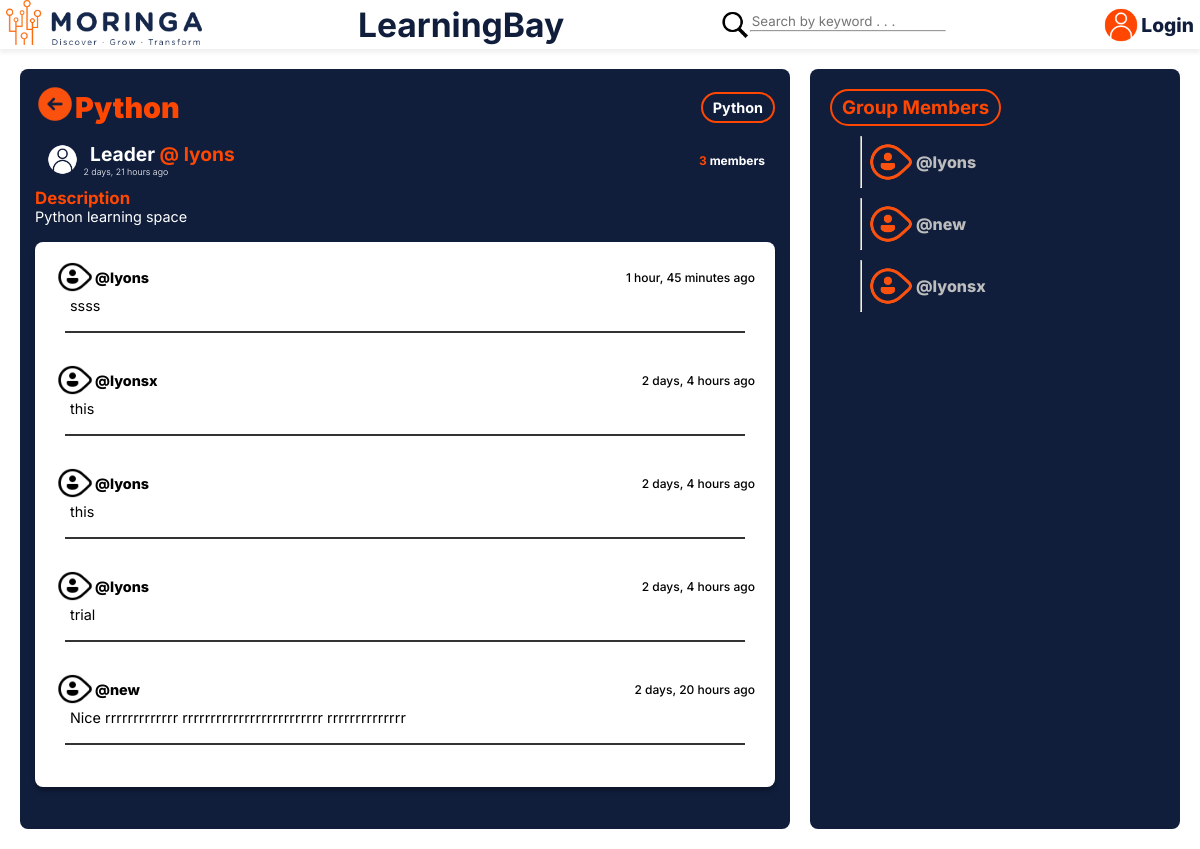
Screenshot of /group/2/ with the database file from the repository.
### learning/models.py (models this page shows, shortened)
class Group(models.Model):
    leader = models.ForeignKey(User, on_delete=models.SET_NULL, null=True)
    name = models.CharField(max_length=200)
    language = models.ForeignKey(Language, on_delete=models.SET_NULL, null=True)
    description = models.TextField(null=True, blank=True) #blank is for submission, null is for the database
    members = models.ManyToManyField(User, related_name='members', blank=True)
    created = models.DateTimeField(auto_now_add=True) #once
    updated = models.DateTimeField(auto_now=True) #every time
    class Meta:
        ordering = ['-updated', '-created']

class Language(models.Model):
    name = models.CharField(max_length=20)
    def __str__(self):
        return self.name

class Message(models.Model):
    user = models.ForeignKey(User, on_delete=models.CASCADE)
    group = models.ForeignKey(Group, on_delete=models.CASCADE)
    body = models.TextField()
    created = models.DateTimeField(auto_now_add=True) #once
    updated = models.DateTimeField(auto_now=True) #every time
    class Meta:
        ordering = ['-updated', '-created']

### learning/views.py (the view, shortened to what this page needs)
# urls.py: path('group/<str:pk>/', views.group, name="group"),
def group(request, pk):
    group = Group.objects.get(id = pk)
    group_messages = group.message_set.all().order_by('-created') #many to one
    members = group.members.all() # many to many
    context = {'group' : group, 'group_messages':group_messages, 'members': members,}
    return render(request, 'learning/group.html', context)

### learning/templates/learning/group.html (shortened to what this page needs)
{% extends 'base.html' %}
{% load static %}
{% block content %}
<div class="group">
    <div class="group__full">
        <div class="group__header">
            <h1 class="group__title"><a href="{% url 'home' %}"><img src="{% static 'img/back.png' %}" alt="back">
                </a>{{group.name}}</h1>
            <p class="group__lang">{{group.language}}</p>
        </div>
        <div class="group__leader">
            <p class="activity__icon">
                <img src="{% static 'img/userx.png' %}" alt=". . ." />
                <span class="act__del">
                    <span class="activity__time">
                        <a href="{% url 'profile' group.leader.id %}">&nbsp; Leader <span class="leader__name">@
                                {{group.leader}}</span></a>
                        &nbsp;{{ group.created | timesince }} ago
                    </span>
                </span>
            </p>
            <p><small class="feed__members">
                    <span class="feed__numbers">{{ group.members.all.count }}</span> members
                </small>
            </p>
        </div>
        <div class="group__descr">
            <h3>Description</h3>
            <p>{{group.description}}</p>
            <p>&nbsp;</p>
        </div>
        <div class="group__converse">
            {% for message in group_messages %}
            <div class="converse__box">
                <div class="conversation__profile">
                    <a href="{% url 'profile' message.user.id %}">
                        <p><img src="{% static 'img/icon.png' %}" alt=""> @{{message.user.username}}</p>
                    </a>
                    <small> {{message.created | timesince}} ago
                    </small>
                </div>
                <p class="conversation__body">{{message.body}}
                    <hr class="hr">
                    <br>
                </p>
            </div>
            {% endfor %}
        </div>
    </div>
    <div class="group__member">
        <div class="group__innersec">
            <h3 class="groupMember__lang">Group Members</h3>
            <div class="group__members">
                {% for member in members %}
                <div class="vr">
                    <a href="{% url 'profile' member.id %}">
                        <p class="groupMembers__group"><img src="{% static 'img/iconorange.png' %}" alt=""> @{{member.username}}</p>
                    </a>
                </div>
                {% endfor %}
            </div>
        </div>
    </div>
</div>
{% endblock content %}

### static/styles/main.css (style rules this page uses)
* { font-family: 'Inter', sans-serif; margin: 0; text-decoration: none; box-sizing: border-box; }
a { text-decoration: none; color: inherit; }
body { background: #ECECEC; }
hr { color: #101E3C; }
.activity__icon { display: flex; align-items: center; }
.act__del { display: flex; justify-content: space-between; align-items: center; width: 100%; margin-right: 2px; }
.activity__icon img { height: 35px; }
.activity__icon a { text-decoration: none; color: #FFFFFF; font-size: .8rem; font-weight: 500; }
.activity__time { display: flex; flex-direction: column; font-size: .55rem; font-weight: 300 !important; color: white; padding: 1px; }
.feed__members { color: #FFFFFF; font-weight: 700; }
.feed__numbers { color: #FF4702; font-weight: 700; }
.group { display: flex; background-color: white; min-height: 100vh; padding: 20px; display: flex; gap: 20px; }
.group__full { background: #101E3C; padding: 15px; border-radius: 8px; color: white; font-size: .9rem; flex: 2; }
.group__member { background-color: #101E3C; border-radius: 8px; flex: 1; }
.group__header { display: flex; align-items: center; justify-content: space-between; }
.group__lang { border: 2px solid #FF4702; border-radius: 25px; font-weight: 700; padding: 5px 10px; }
.group__title { display: flex; align-items: center; color: #FF4702; font-weight: 900; }
.group__title img { height: 40px; }
.group__title a { text-decoration: none; }
.group__leader { padding: 10px; display: flex; align-items: center; justify-content: space-between; font-weight: 700; }
.group__leader a { font-weight: 700; font-size: 1.2rem; }
.leader__name { color: #FF4702; }
.group__descr h3 { display: flex; color: #FF4702; font-weight: 700; }
.group__descr p { font-weight: 400; }
.group__converse { padding: 15px 20px; background: #FFFFFF; box-shadow: 0px 4px 4px rgba(0, 0, 0, 0.25); border-radius: 8px; color: black; }
.conversation__profile { display: flex; align-items: center; justify-content: space-between; }
.conversation__profile a { text-decoration: none; color: black; }
.conversation__profile p { display: flex; align-items: center; font-weight: 800; }
.conversation__profile img { height: 40px; }
.conversation__profile small { font-weight: 500; }
.conversation__body { padding: 0px 15px 7px 15px; font-weight: 400; }
.hr { border: 0.001rem solid black; opacity: .8; margin: 10px; }
.group__member { color: white; display: flex; flex-direction: column; }
.group__innersec { padding: 20px; }
.groupMember__lang { color: #FF4702; width: max-content; border: 2px solid #FF4702; border-radius: 25px; font-weight: 700; padding: 5px 10px; }
.group__members { display: flex; flex-direction: column; padding: 5px 25px; }
.groupMembers__group { display: flex; align-items: center; font-weight: 800; color: #bdbdbd; margin-left: 5px; }
.groupMembers__group img { height: 50px; }
.vr { display: inline; height: 100%; width: 1px; border: 1px inset; margin: 5px; color: #FF4702; }

### rows the page displays
Group: name "Python", language "Python", leader "lyons", created "2 days, 21 hours", members.all.count "3", description "Python learning space"
Message: user.username "lyons", created "1 hour, 45 minutes", body "ssss"
Message: user.username "lyonsx", created "2 days, 4 hours", body "this"
Message: user.username "lyons", created "2 days, 4 hours", body "this"
Message: user.username "lyons", created "2 days, 4 hours", body "trial"
Message: user.username "new", created "2 days, 20 hours", body "Nice rrrrrrrrrrrrr rrrrrrrrrrrrrrrrrrrrrrrrr rrrrrrrrrrrrrr"

### other values shown
{{ member.username }} "lyons"
{{ member.username }} "new"
{{ member.username }} "lyonsx"
